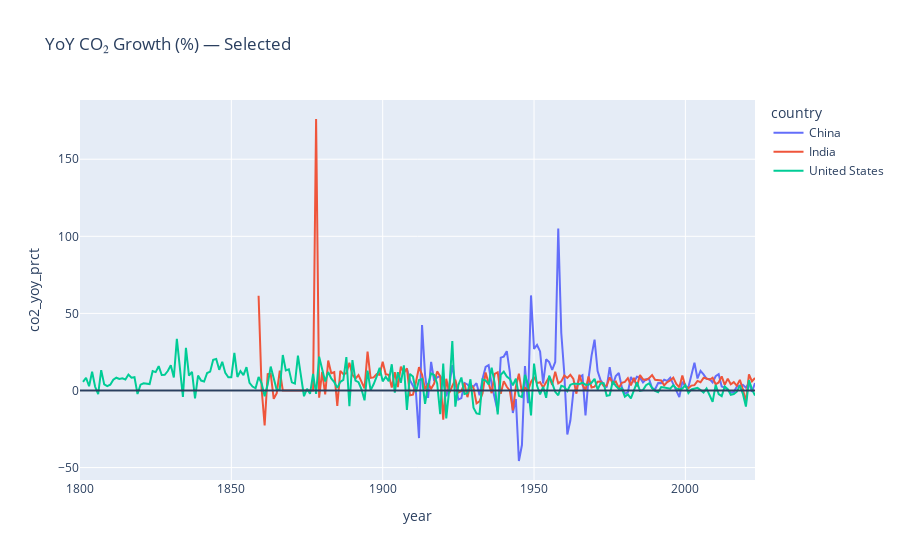

The code cell stored with this chart in its notebook:
### Markdown cell above
###  Year-on-Year CO₂ Growth (%)

### Code cell
if "co2" in countries_df.columns:
    # Compute YoY % change for selected group
    selected = ["United States","China","India","European Union"]
    sub = df[df[country_col].isin(selected)][[country_col,"year","co2"]].sort_values(["country","year"])
    sub["co2_yoy_prct"] = sub.groupby(country_col)["co2"].pct_change()*100
    fig = px.line(sub, x="year", y="co2_yoy_prct", color=country_col, title="YoY CO₂ Growth (%) — Selected")
    fig.add_hline(y=0)
    fig.show()
else:
    print("co2 not available.")
print("Insight: Shocks (crises, pandemics) show sharp dips; rebounds can be strong.")

### Figure 1 — Plotly figure (JSON) as saved in the notebook; plotly's stock layout.template omitted (floating-point values rounded to 4 significant figures; data arrays with more than 128 entries replaced by an {"elided": "..."} marker saying what was removed)
{"data": [{"hovertemplate": "country=China<br>year=%{x}<br>co2_yoy_prct=%{y}<extra></extra>", "legendgroup": "China", "line": {"color": "#636efa", "dash": "solid"}, "marker": {"symbol": "circle"}, "mode": "lines", "name": "China", "orientation": "v", "showlegend": true, "type": "scatter", "x": {"elided": "174 int values"}, "xaxis": "x", "y": {"elided": "174 float values"}, "yaxis": "y"}, {"hovertemplate": "country=India<br>year=%{x}<br>co2_yoy_prct=%{y}<extra></extra>", "legendgroup": "India", "line": {"color": "#EF553B", "dash": "solid"}, "marker": {"symbol": "circle"}, "mode": "lines", "name": "India", "orientation": "v", "showlegend": true, "type": "scatter", "x": {"elided": "174 int values"}, "xaxis": "x", "y": {"elided": "174 float values"}, "yaxis": "y"}, {"hovertemplate": "country=United States<br>year=%{x}<br>co2_yoy_prct=%{y}<extra></extra>", "legendgroup": "United States", "line": {"color": "#00cc96", "dash": "solid"}, "marker": {"symbol": "circle"}, "mode": "lines", "name": "United States", "orientation": "v", "showlegend": true, "type": "scatter", "x": {"elided": "224 int values"}, "xaxis": "x", "y": {"elided": "224 float values"}, "yaxis": "y"}], "layout": {"legend": {"title": {"text": "country"}, "tracegroupgap": 0}, "shapes": [{"type": "line", "x0": 0, "x1": 1, "xref": "x domain", "y0": 0, "y1": 0, "yref": "y"}], "title": {"text": "YoY CO₂ Growth (%) — Selected"}, "xaxis": {"anchor": "y", "domain": [0, 1], "title": {"text": "year"}}, "yaxis": {"anchor": "x", "domain": [0, 1], "title": {"text": "co2_yoy_prct"}}}}
